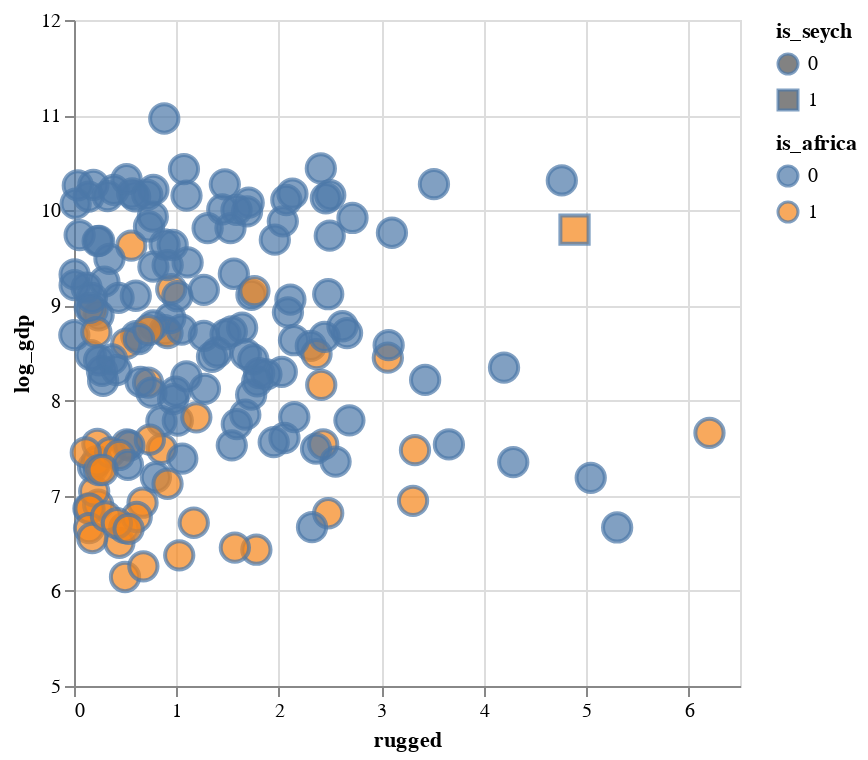

Write notebook code for a chart like this one.
### Code cell
# plot the data to see where this point is
alt.Chart(data).mark_point(size=200).encode(
    x='rugged',
    y=alt.X('log_gdp', scale=alt.Scale(domain=[5, 12])),
    fill='is_africa',
    shape='is_seych').properties(width=333, height=333).display()

### Figure 1 — Vega-Lite specification as saved in the notebook (floating-point values rounded to 4 significant figures; data arrays with more than 128 entries replaced by an {"elided": "..."} marker saying what was removed)
{"config": {"view": {"continuousWidth": 400, "continuousHeight": 300}}, "data": {"name": "data-0300083a9a0de579be3f221384d41322"}, "mark": {"type": "point", "size": 200}, "encoding": {"fill": {"type": "nominal", "field": "is_africa"}, "shape": {"type": "nominal", "field": "is_seych"}, "x": {"type": "quantitative", "field": "rugged"}, "y": {"type": "quantitative", "field": "log_gdp", "scale": {"domain": [5, 12]}}}, "height": 333, "width": 333, "$schema": "https://vega.github.io/schema/vega-lite/v4.8.1.json", "datasets": {"data-0300083a9a0de579be3f221384d41322": {"elided": "170 records"}}}
